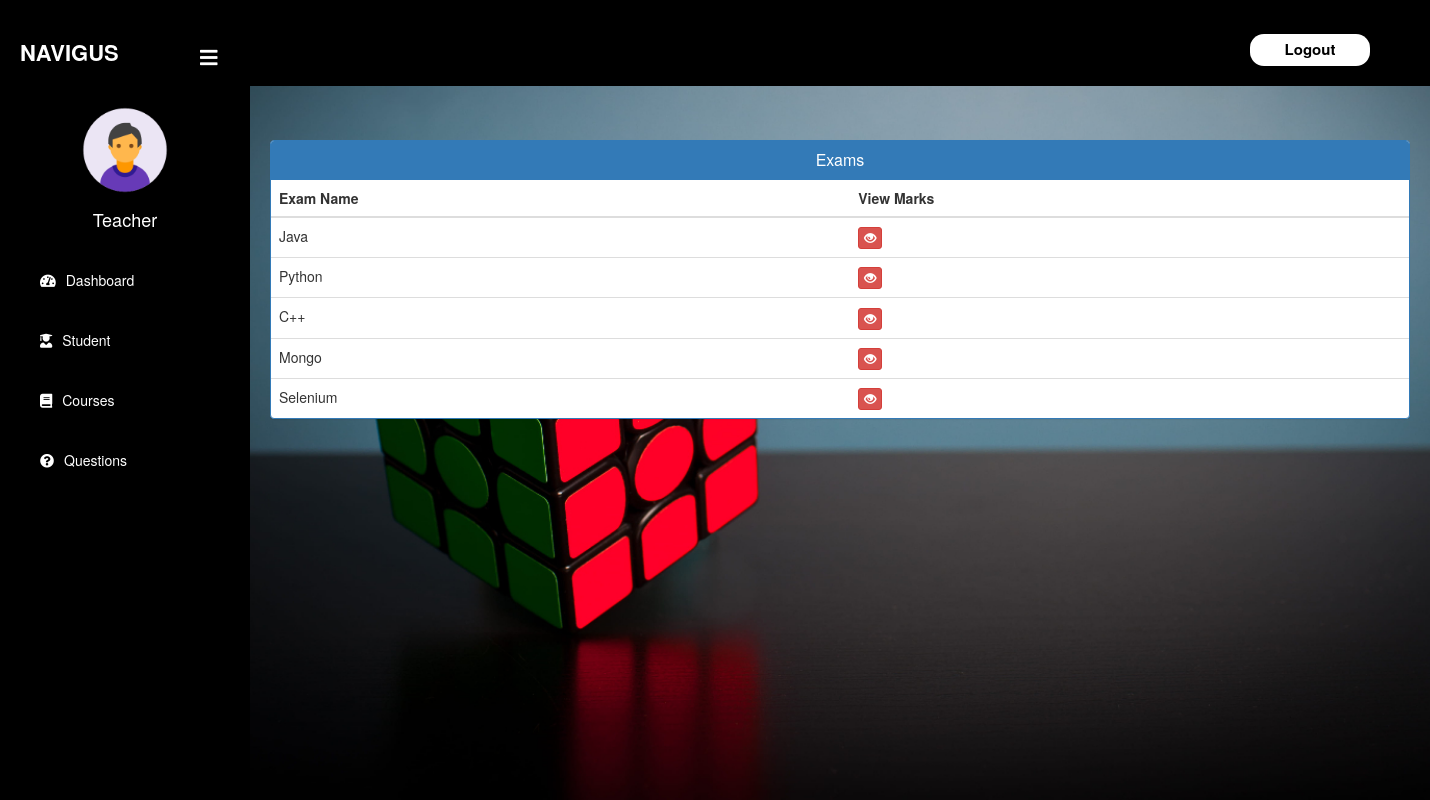
The app's page /admin-view-marks/3 (signed in) with its own data.
### quiz/models.py (models this page shows, shortened)
class Course(models.Model):
   course_name = models.CharField(max_length=50)
   question_number = models.PositiveIntegerField()
   total_marks = models.PositiveIntegerField()

### quiz/views.py (the view)
# urls.py: path('admin-view-marks/<int:pk>', views.admin_view_marks_view,name='admin-view-marks'),
@login_required(login_url='adminlogin')
def admin_view_marks_view(request,pk):
    courses = models.Course.objects.all()
    response =  render(request,'quiz/admin_view_marks.html',{'courses':courses})
    response.set_cookie('student_id',str(pk))
    return response

### templates/quiz/admin_view_marks.html (shortened to what this page needs)
{% extends 'quiz/adminbase.html' %}
{% block content %}
{%load static%}
<head>
  <link href="//netdna.bootstrapcdn.com/bootstrap/3.0.0/css/bootstrap.min.css" rel="stylesheet" id="bootstrap-css">
</head>
<br><br>
<body>
<div class="container">
  <div class="panel panel-primary">
    <div class="panel-heading">
      <h6 class="panel-title">Exams</h6>
    </div>
    <table class="table table-hover" id="dev-table">
      <thead>
        <tr>
          <th>Exam Name</th>
          <th>View Marks</th>
        </tr>
      </thead>
      {% for t in courses %}
      <tr>
        <td> {{t.course_name}}</td>
        <td><a class="btn btn-danger btn-xs" href="{% url 'admin-check-marks' t.id  %}"><span class="glyphicon glyphicon-eye-open"></span></a></td>
      </tr>
      {% endfor %}
    </table>
  </div>
</div>
</body>
<br><br><br><br><br><br>
{% endblock content %}

### templates/quiz/adminbase.html (style rules this page uses)
a:link { text-decoration: none; }
body { margin: 0; padding: 0; font-family: "Gill Sans", sans-serif;; }

### templates/quiz/admin_view_marks.html (style rules this page uses)
body { background:linear-gradient(to right, #44715f 0%, #223a31 63%); }
a:link { text-decoration: none; }
h6 { text-align: center; }

### records on screen
Course: course_name "Java"
Course: course_name "Python"
Course: course_name "C++"
Course: course_name "Mongo"
Course: course_name "Selenium"
